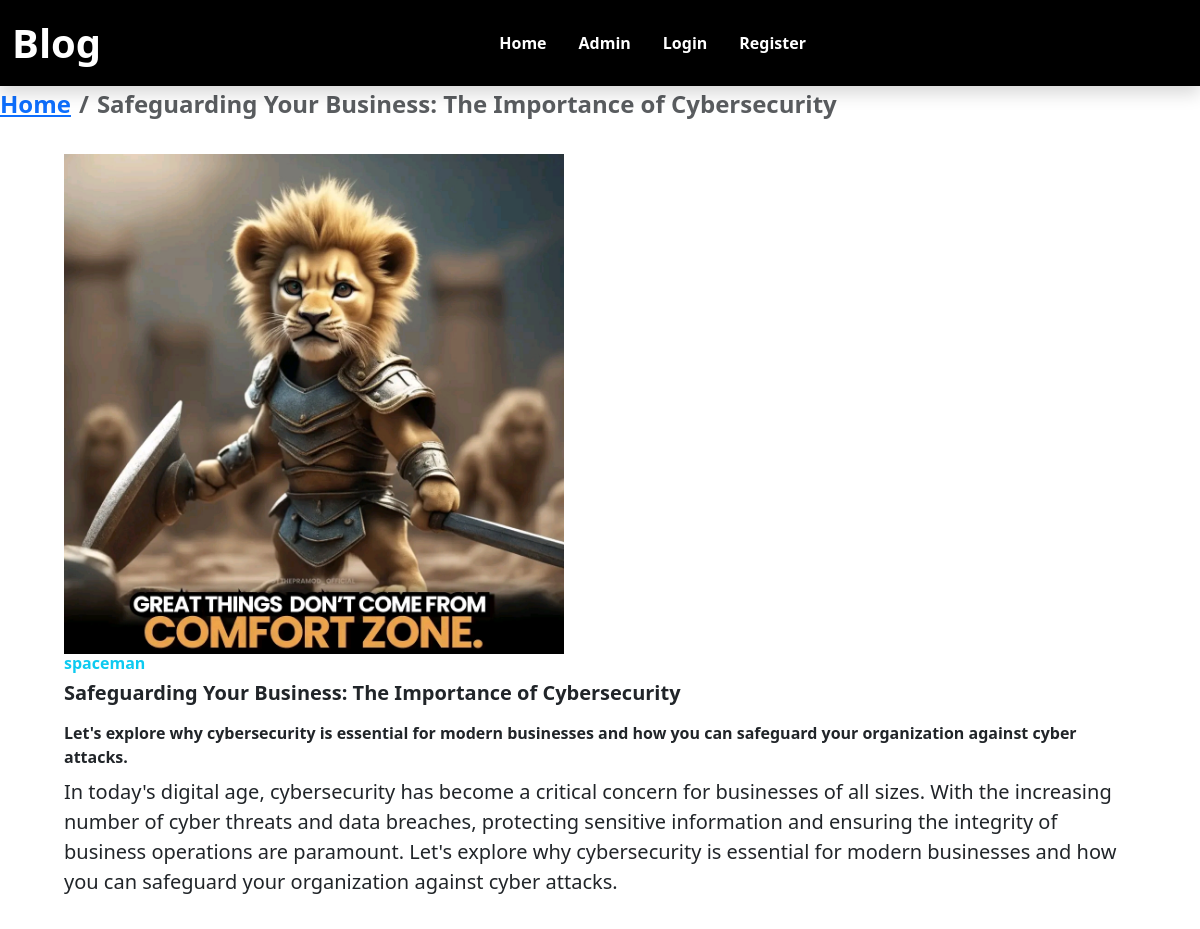
/content.php?id=4, run on the app's committed database.
### tables this page shows
CREATE TABLE `post` (
  `id` int(11) NOT NULL,
  `title` text NOT NULL,
  `author` text NOT NULL,
  `description` text NOT NULL,
  `body` longtext NOT NULL,
  `image` varchar(255) NOT NULL,
  `create_at` timestamp NOT NULL DEFAULT current_timestamp(),
  `update_at` int(11) DEFAULT NULL
);

### content.php (the view, shortened to what this page needs)
<?php
$id = $_GET['id'];
include("config.php");
$sql = "SELECT * FROM post WHERE id = '$id'";
$results = mysqli_query($conn, $sql);
if (mysqli_num_rows($results) > 0) {
    $row = mysqli_fetch_assoc($results);
} else {
    echo "<script>
    alert('Content not found');
    window.location.href= './blog.php';
    </script>";
}
?>
<!DOCTYPE html>
<html lang="en">
<head>
    <link rel="stylesheet" href="https://cdn.jsdelivr.net/npm/bootstrap@5.3.2/dist/css/bootstrap.min.css">
</head>
<body>
    <div class="container-fluid p-0">
        <?php require "./navbar.php"; ?>
        <nav aria-label="breadcrumb  p-5 mb-5">
            <ol class="breadcrumb text-center">
                <li class="breadcrumb-item fs-4 fw-semibold"><a href="./">Home</a></li>
                <li class="breadcrumb-item active fs-4 fw-semibold" aria-current="page"><?= $row['title'] ?></li>
            </ol>
        </nav>
        <div class="card bg-white mx-5 border-0">
            <div class="card-body">
                <img src="./images/<?= $row['image'] ?>" class="img-fluid" width="500">
                <h3 class="fs-6 fw-bold text-info mb-2">
                    <?= $row['author']; ?>
                </h3>
                <h5 class="card-title fw-bold fs-5 mb-3">
                    <?= $row['title']; ?>
                </h5>
                <p class="card-text fs-6 fw-semibold mb-2">
                    <?= $row['description']; ?>
                </p>
                <p class="lead"> <?= $row['body']; ?></p>
            </div>
        </div>
    </div>
</body>
</html>

### data on the page
post: title "Safeguarding Your Business: The Importance of Cybersecurity", image (picture), author "spaceman", description "Let's explore why cybersecurity is essential for modern businesses and how you can safeguard your organization against cyber attacks.", body "In today's digital age, cybersecurity has become a critical concern for businesses of all sizes. With the increasing number of cyber threats and data breaches, protecting sensitive information and ensuring the integrity of business operations are paramount. Let's explore why cybersecurity is essential for modern businesses and how you can safeguard your organization against cyber attacks."
